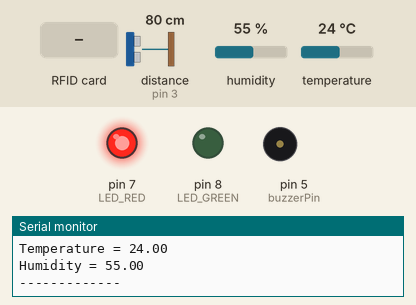
Recording of a sketch running on a simulated Arduino Uno, built with avr-gcc and run on an emulated ATmega328P. Shown: output pins drawn as LEDs (lit = HIGH), buzzer (waves = sounding, pin HIGH), the last lines printed to the serial monitor. Wiring (inferred from the names in the program): ultrasonic range finder: trigger pin 4; echo pin 3. The test bench sets the inputs (shaded band); at power-on: temperature 24 °C, distance to the obstacle (sensor on pin 3) 80 cm, humidity 55 %. The echo pulse lasts 58.3 µs per cm; pins used as bus, display or sensor lines are not drawn.

Above: at 1.2 s.
1.3 s: temperature set to 26 °C
At 2.3 s:
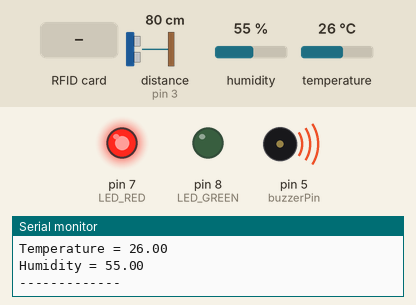
4.9 s: RFID card 1B 5E 4F D3 held to the reader
At 7.4 s:
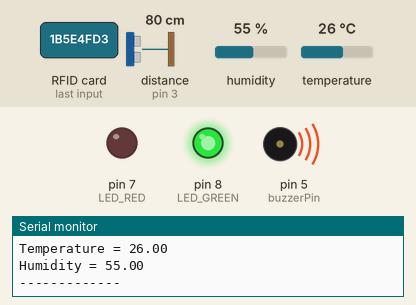
8.5 s: temperature set to 12 °C
At 10.7 s:
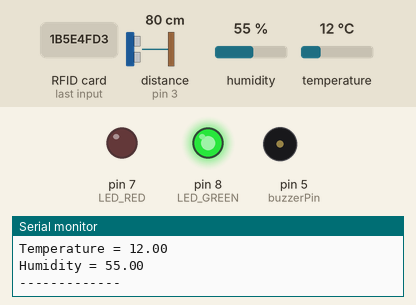
11.2 s: temperature set to 28 °C
At 12.5 s:
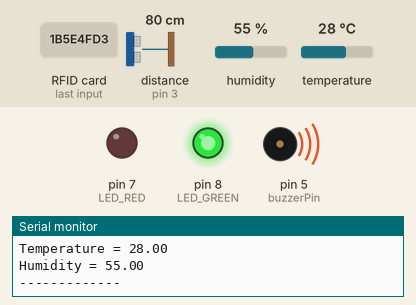
Timing chart, 0 to 15.8 s (numbered marks = the images above; inputs shaded):
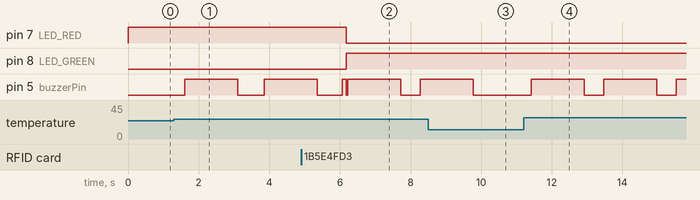

Measured:
- the behaviour switches between 24 and 25 °C on temperature (found by bisection; images 0 and 1)
- after the input at 1.3 s, pin 5 (buzzerPin): LOW → HIGH after 0.31 s, → LOW 1.5 s later, → HIGH 0.75 s later
- after the input at 4.9 s, pin 7 (LED_RED): HIGH → LOW after 1.3 s; pin 8 (LED_GREEN): LOW → HIGH after 1.3 s
- after the input at 8.5 s, pin 5 (buzzerPin): goes on until 9.8 s, then stays LOW
- after the input at 11.2 s, pin 5 (buzzerPin): alternates HIGH for 1.5 s and LOW for 0.55 s, starting after 0.22 s

The sketch:

koda.ino
```cpp
#include <SPI.h>
#include <MFRC522.h>
#include <dht.h>
dht DHT;

#define echoPin 3       // Motion sensor
#define trigPin 4

#define buzzerPin 5     // Buzzer

#define DHT11_PIN 6     // DHT

#define LED_RED 7       // Card Reader
#define LED_GREEN 8
#define RST_PIN 9
#define SS_PIN 10


byte readCard[4];
String tag_UID = "1B5E4FD3";        // Unique ID of our chip
String tagID = "";
MFRC522 mfrc522(SS_PIN, RST_PIN);
void setup()
{
  pinMode(LED_GREEN, OUTPUT);       // initialize pin for the Green LED as an output.
  pinMode(LED_RED, OUTPUT);         // initialize pin for the Red LED as an output.
  digitalWrite(LED_GREEN, LOW);     // turn the Green LED off
  digitalWrite(LED_RED, HIGH);      // turn the Red LED on (Making the initial state locked)

  Serial.begin(115200);             // Initialize serial communications with the PC
  SPI.begin();
  mfrc522.PCD_Init();

  pinMode(buzzerPin, OUTPUT);       // initialize pin for the Buzzer as an output.
  pinMode(trigPin, OUTPUT);         // initialize output of the motion sensor
  pinMode(echoPin, INPUT);          // initialize input of the motion sensor
}

void buzz(int d){                   // Function sounds the Buzzer for (d) amount of time
  digitalWrite(buzzerPin, HIGH);
  delay(d);
  digitalWrite(buzzerPin, LOW);
}

int oldDistance = 0;                // Variable required for motion-detection logic

void loop()
{
  // Card reader:
  while (readID())
  {
    if (tagID == tag_UID)               // Switching the lights and playing sound
    {                                   // if the correct key is detected
      buzz(100);
      digitalWrite(LED_GREEN, !digitalRead(LED_GREEN));
      digitalWrite(LED_RED, !digitalRead(LED_RED));

      oldDistance = 0;
    }
    else                                // If the key is wrong, play a diferent sound
    {
      buzz(50);
      delay(50);
      buzz(50);
      delay(50);
      buzz(50);
    }
  }

  //DHT:
  int chk = DHT.read11(DHT11_PIN);        // Initialize the DHT sensor
  Serial.print("Temperature = ");
  Serial.println(DHT.temperature);        // Print out the temperature
  Serial.print("Humidity = ");
  Serial.println(DHT.humidity);           // Print out the humidity
  Serial.println("-------------");

  // Fire Alarm if the temp. is above 25 deg. (arbitrary value)
  if(DHT.temperature >= 25) buzz(1500);

  delay(500);


  //distance
  if (digitalRead(LED_RED))               // Only if the door is locked
  {
    float duration, distance;

    digitalWrite(trigPin, LOW);
    delayMicroseconds(2);
    digitalWrite(trigPin, HIGH);
    delayMicroseconds(10);
    digitalWrite(trigPin, LOW);

    duration = pulseIn(echoPin, HIGH);    // Pulsing a ray for a shot duration
    distance = (duration / 2) * 0.0344;   // Mesuring the distance based on speed of light
    distance = int(distance);

    if (distance < oldDistance - 2){      // Logic for detecting movement
      digitalWrite(buzzerPin, HIGH);      // Intruder alarm:
    }                                     // if the distance in front of the sensor changed
    else{
      oldDistance = distance;
    }
    delay(200);
  }
}
  // Function for reading the Unique ID of the key-card
  boolean readID()
  {
    if ( ! mfrc522.PICC_IsNewCardPresent())
    {
      return false;                       //Check if a new tag is detected
    }
    if ( ! mfrc522.PICC_ReadCardSerial())
    {
      return false;                       //Check if a new tag is readable
    }
    tagID = "";
    for ( uint8_t i = 0; i < 4; i++)      // Read the 4 byte UID
    {
      tagID.concat(String(mfrc522.uid.uidByte[i], HEX));
      // Convert the UID to a single String
    }
    tagID.toUpperCase();
    mfrc522.PICC_HaltA();                   // Stop reading
    return true;                            // Return if succsessful.
  }
```
